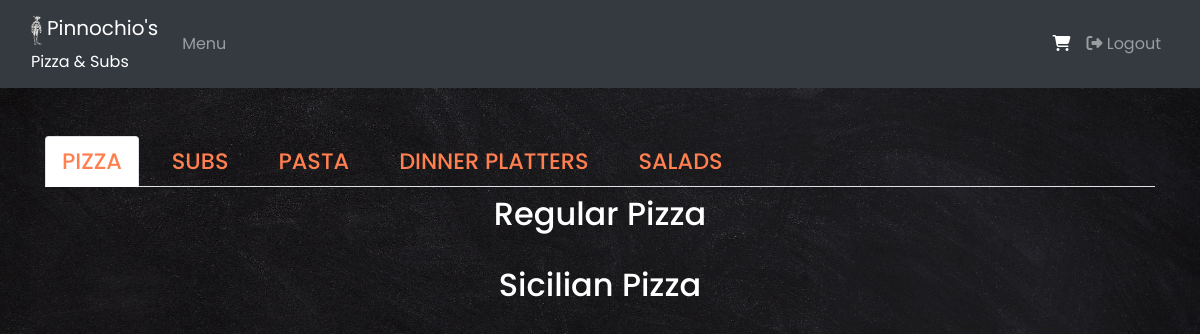
The app's page / (signed in), older data.
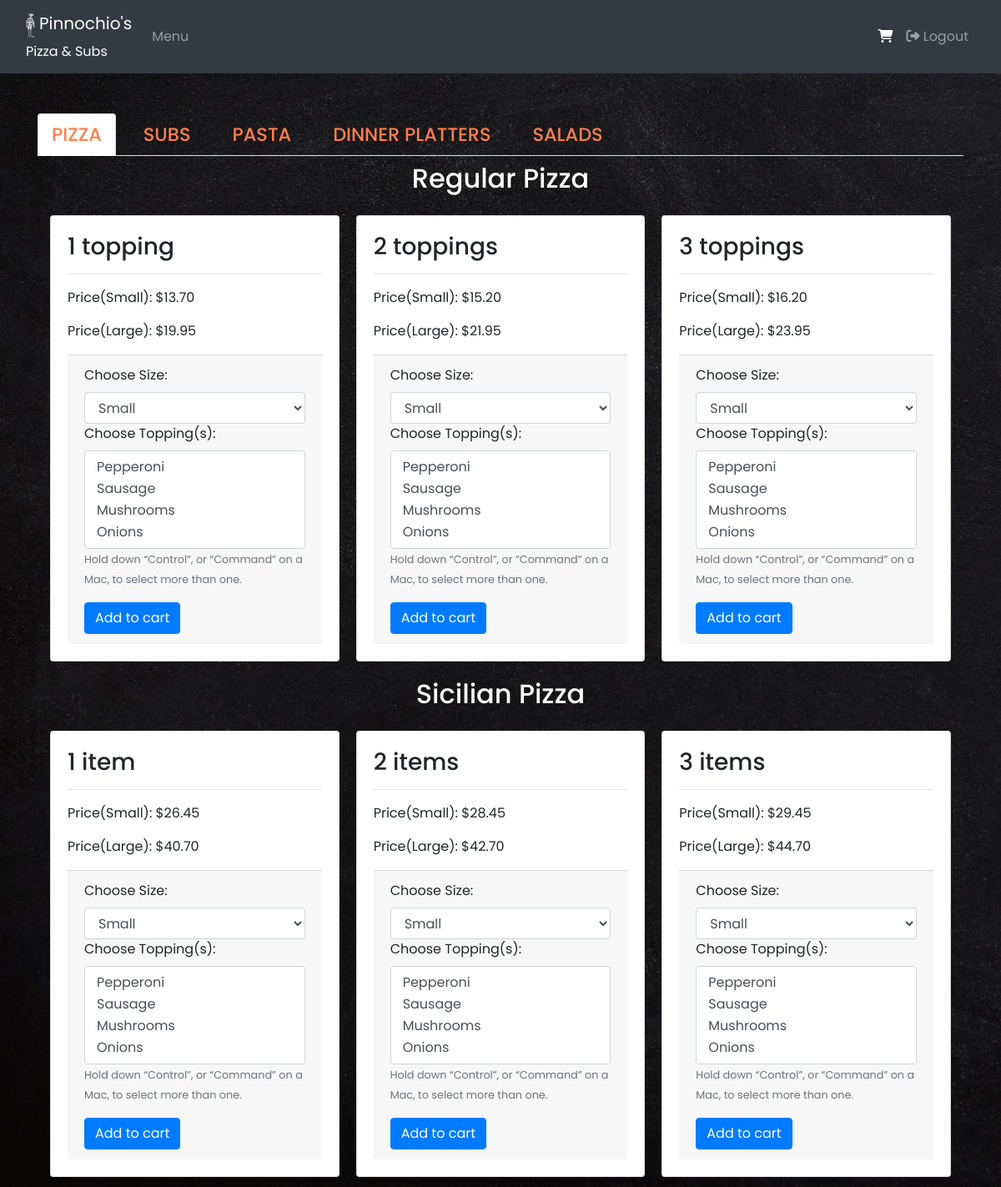
The same page, newer data.
### orders/models.py (models this page shows)
class Pizza(models.Model):
    name = models.CharField(max_length=32)
    style = models.CharField(max_length=1, choices=STYLES)
    price_small = models.DecimalField(max_digits=5, decimal_places=2, help_text='Price in US dollars')
    price_large = models.DecimalField(max_digits=5, decimal_places=2, help_text='Price in US dollars')
    toppings = models.ManyToManyField(Toppings, blank=True)

### orders/views.py (the view)
# urls.py: path("", views.index, name="index")
@login_required
def index(request):
    context ={
        "pizzas" : Pizza.objects.all(),
        "toppings" : Toppings.objects.all(),
        "subs" : Sub.objects.all(),
        "subextras" : SubExtras.objects.all(),
        "pastas" : Pasta.objects.all(),
        "dinnerplatters" : DinnerPlatters.objects.all(),
        "salads" : Salads.objects.all(),
    }
    return render(request, "orders/menu.html", context)

### orders/models.py (called while the page is built)
    def __str__(self):
        return f"{self.name} - ${self.price}"

    def __str__(self):
        return f"{self.name}"

### orders/templates/orders/menu.html (shortened to what this page needs)
{% extends "orders/base.html" %}
{% block content %}
    <div class="container mt-5">
        <div class="row row-content">
            <div class="col-12">
                <ul class="nav nav-tabs" id="menuitems">
                    <li class="nav-item">
                        <a href="#pizza" class="nav-link active" role="tab" data-toggle="tab"> Pizza </a>
                    </li>
                    <li class="nav-item ml-3">
                        <a href="#subs" class="nav-link" role="tab" data-toggle="tab"> Subs </a>
                    </li>
                    <li class="nav-item ml-3">
                        <a href="#pasta" class="nav-link" role="tab" data-toggle="tab"> Pasta </a>
                    </li>
                    <li class="nav-item ml-3">
                        <a href="#dinnerplatters" class="nav-link" role="tab" data-toggle="tab"> Dinner Platters </a>
                    </li>
                    <li class="nav-item ml-3">
                        <a href="#salads" class="nav-link" role="tab" data-toggle="tab"> Salads </a>
                    </li>
                </ul>
                <div class="tab-content">
                    <div role="tabpanel" class="tab-pane fade show active" id="pizza">
                        <h2 class="text-white text-center mt-2"> Regular Pizza </h2>
                            <div class="card-columns container pt-3">
                                {% for pizza in pizzas %}
                                    {% if pizza.style == 'R' %}
                                    <div class="card">
                                        <div class="card-body">
                                            <h3 class="card-title"> {{ pizza.name }}</h3>
                                            <hr>
                                            <p class="card-text"> Price(Small): ${{ pizza.price_small }}</p>
                                            <p class="card-text"> Price(Large): ${{ pizza.price_large }}</p>
                                            <div class="card-footer">
                                                <form action="" method="POST">
                                                    <div class="form-group">
                                                        <label for="pizza_size">Choose Size:</label>
                                                        <select class="form-control" id="pizza_size" name="pizza_size">
                                                            <option value="small"> Small </option>
                                                        </select>
                                                        <label for="pizza_topping">Choose Topping(s):</label>
                                                        <select multiple class="form-control" id="pizza_topping" name="pizza_topping">
                                                            {% for topping in toppings %}
                                                            <option value="{{ topping }}"> {{topping}} </option>
                                                            {% endfor %}
                                                        </select>
                                                        <small class="text-muted">Hold down “Control”, or “Command” on a Mac, to select more than one.</small>
                                                    </div>
                                                    <button type="submit" href="#" class="btn btn-primary">Add to cart</button>
                                                </form>
                                            </div>
                                        </div>
                                    </div>
                                    {% endif %}
                                {% endfor %}
                            </div>
                        <h2 class="text-white text-center mt-2"> Sicilian Pizza </h2>
                            <div class="card-columns container pt-3">
                                {% for pizza in pizzas %}
                                    {% if pizza.style == 'S' %}
                                    <div class="card">
                                        <div class="card-body">
                                            <h3 class="card-title"> {{ pizza.name }}</h3>
                                            <hr>
                                            <p class="card-text"> Price(Small): ${{ pizza.price_small }}</p>
                                            <p class="card-text"> Price(Large): ${{ pizza.price_large }}</p>
                                            <div class="card-footer">
                                                <form action="" method="POST">
                                                    <div class="form-group">
                                                        <label for="pizza_size">Choose Size:</label>
                                                        <select class="form-control" id="pizza_size" name="pizza_size">
                                                            <option value="small"> Small </option>
                                                        </select>
                                                        <label for="pizza_topping">Choose Topping(s):</label>
                                                        <select multiple class="form-control" id="pizza_topping" name="pizza_topping">
                                                            {% for topping in toppings %}
                                                            <option value="{{ topping }}"> {{topping}} </option>
                                                            {% endfor %}
                                                        </select>
                                                        <small class="text-muted">Hold down “Control”, or “Command” on a Mac, to select more than one.</small>
                                                    </div>
                                                    <button type="submit" href="#" class="btn btn-primary">Add to cart</button>
                                                </form>
                                            </div>
                                        </div>
                                    </div>
                                    {% endif %}
                                {% endfor %}
                            </div>
                    </div>
                </div>
            </div>
        </div>
    </div>
{% endblock %}

### orders/templates/orders/base.html (shortened to what this page needs)
{% load static %}
<!DOCTYPE html>
<html>
    <head>
        <link rel="stylesheet" href="https://maxcdn.bootstrapcdn.com/bootstrap/4.5.0/css/bootstrap.min.css">
        <link rel="stylesheet" href="{% static 'orders/styles.css' %}"/>
    </head>
    <body>
        <nav class="navbar navbar-expand-sm bg-dark navbar-dark">
            <div class="container-fluid">
                <a class="navbar-brand" href="/">
                    <img src="/static/orders/pinocchio.gif" alt="" height="30px">
                    Pinnochio's <br>
                    <small>Pizza & Subs</small>
                </a>
                <div class="collapse navbar-collapse" id="myNavbar">
                    {% if user.is_authenticated %}
                    <ul class="navbar-nav mr-auto">
                        <li class="nav-item"><a href="{% url 'index' %}" class="nav-link">Menu</a></li>
                    </ul>
                    <ul class="navbar-nav ml-auto">
                        <a class="nav-link active" href="#"><i class="fa fa-shopping-cart" aria-hidden="true"></i></a>
                        <li class="nav-item"><a href="{% url 'logout' %}" class="nav-link"><i class="fas fa-sign-out-alt"></i> Logout </a></li>
                    </ul>
                    {% else %}
                    <ul class="navbar-nav ml-auto">
                        <li class="nav-item"><a href="{% url 'register' %}" class="nav-link"><i class="fas fa-user-plus"></i> Register </a></li>
                        <li class="nav-item"><a href="{% url 'login' %}" class="nav-link"><i class="fas fa-sign-in-alt"></i> Login </a></li>
                    </ul>
                    {% endif %}
                </div>
            </div>
        </nav>
        <main>
            {% block content %} {% endblock %}
        </main>
    </body>
</html>

### orders/static/orders/styles.css (style rules this page uses)
body { background-image: url('pizza-background.jpg'); background-repeat: no-repeat; background-attachment: fixed; background-size: cover; font-family: Poppins, sans-serif; }
#menuitems a { color: coral; font-size: 140%; text-transform: uppercase; font-weight: 500; }

Row changes from the older to the newer data that the page shows:
added Pizza: name "1 topping", price_small "13.70", price_large "19.95", shown under "Regular Pizza"
added Pizza: name "2 toppings", price_small "15.20", price_large "21.95", shown under "Regular Pizza"
added Pizza: name "3 toppings", price_small "16.20", price_large "23.95", shown under "Regular Pizza"
added Pizza: name "1 item", price_small "26.45", price_large "40.70", shown under "Sicilian Pizza"
added Pizza: name "2 items", price_small "28.45", price_large "42.70", shown under "Sicilian Pizza"
added Pizza: name "3 items", price_small "29.45", price_large "44.70", shown under "Sicilian Pizza"
